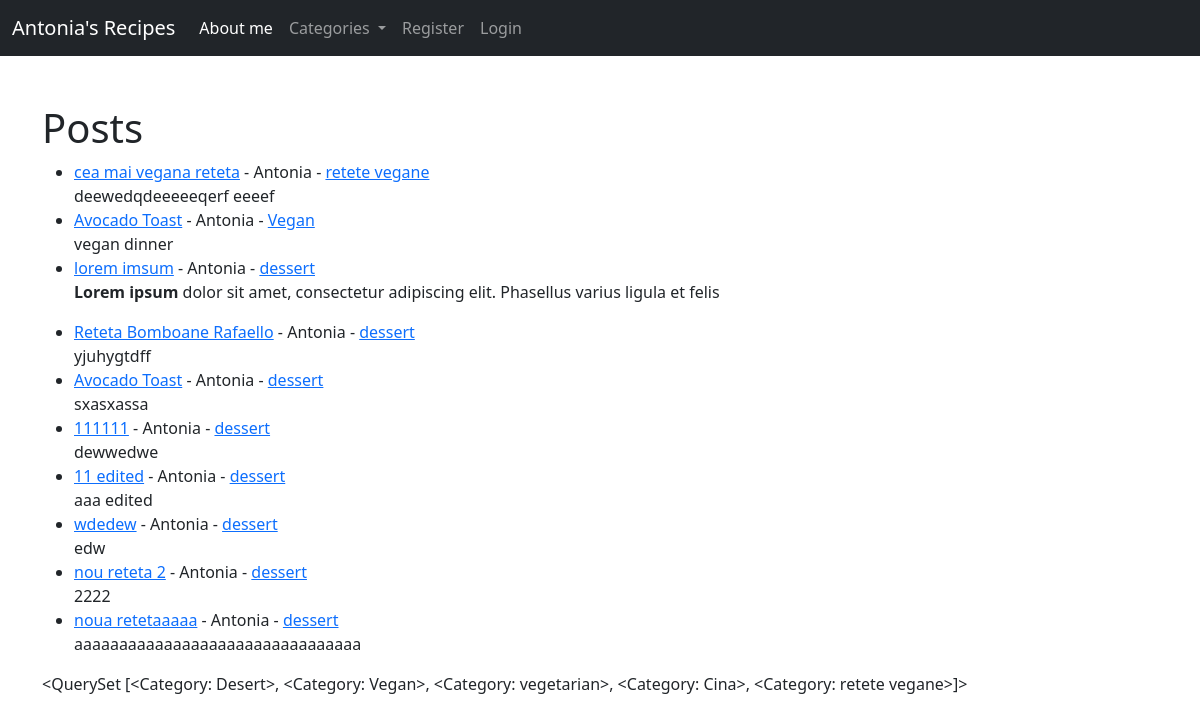
Before: / with the older database file.
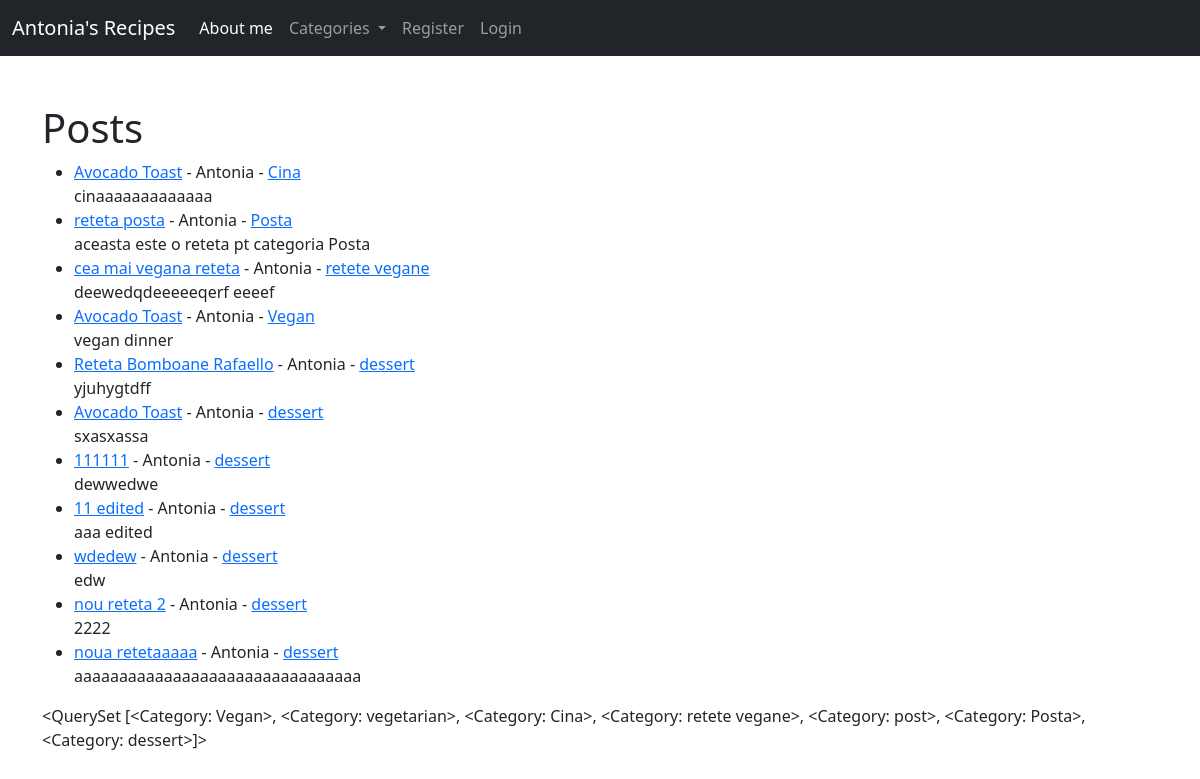
After: the same page with the newer database file.
### core/models.py (models this page shows, shortened)
class Post(models.Model):
    title = models.CharField(max_length=255)
    title_tag = models.CharField(max_length=255, default="Title_tag")
    author = models.ForeignKey(User, on_delete=models.CASCADE)
    body = models.TextField()
    post_date = models.DateField(auto_now_add=True)
    category = models.CharField(max_length=255, default="Desert")

class Category(models.Model):
    name = models.CharField(max_length=255)
    def __str__(self):
        return self.name

### core/views.py (the view)
# urls.py: path('', HomeView.as_view(), name="home"),
class HomeView(ListView):
    model = Post
    template_name = 'home.html'
    ordering = ['-id']
    def get_context_data(self, *args, **kwargs):
        cat_menu = Category.objects.all()
        context = super(HomeView,self).get_context_data(*args, **kwargs)
        context["cat_menu"] = cat_menu
        return context

### core/templates/home.html (shortened to what this page needs)
{% extends 'base.html' %}
{% block content%}
<h1>Posts</h1>
<ul>
{% for post in object_list %}
    <li><a href="{% url 'post_detail' post.pk %}"> {{ post.title }}</a>
        - {{ post.author.first_name }}
        - <a href="{% url 'category' post.category %}">{{ post.category }}</a>
        <br>
        {{ post.body|slice:":100"|safe }}</li>
{% endfor %}
</ul>
{% endblock %}

### core/templates/base.html (shortened to what this page needs)
<!doctype html>
<html lang="en">
  <head>
    <link href="https://cdn.jsdelivr.net/npm/bootstrap@5.2.3/dist/css/bootstrap.min.css" rel="stylesheet">
  </head>
  <body>
    <nav class="navbar navbar-expand-lg navbar-dark bg-dark">
      <div class="container-fluid">
        <a class="navbar-brand" href="{% url 'home' %}">Antonia's Recipes</a>
        <div class="collapse navbar-collapse" id="navbarSupportedContent">
          <ul class="navbar-nav me-auto mb-2 mb-lg-0">
            <li class="nav-item">
              <a class="nav-link active" aria-current="page" href="{% url 'home' %}">About me</a>
            </li>
            {% if cat_menu %}
            <li class="nav-item dropdown">
              <a class="nav-link dropdown-toggle" href="#" role="button" data-bs-toggle="dropdown" aria-expanded="false">
                Categories
              </a>
            </li>
            {% else %}
            <li class="nav-item">
                <a class="nav-link" href="{% url 'category-list' %}">Categories</a>
              </li>
            {% endif %}
            {% if user.is_authenticated %}
              <li class="nav-item">
                <a class="nav-link" href="{% url 'add_post' %}">Add Post</a>
              </li>
              <li class="nav-item">
                <a class="nav-link" href="{% url 'add_category' %}">Add a new Category</a>
              </li>
              <li class="nav-item">
                <a class="nav-link" href="{% url 'logout' %}">Logout</a>
              </li>
            {% else %}
              <li class="nav-item">
                <a class="nav-link" href="{% url 'register' %}">Register</a>
              </li>
              <li class="nav-item">
                <a class="nav-link" href="{% url 'login' %}">Login</a>
              </li>
            {% endif %}
          </ul>
        </div>
      </div>
    </nav>
    <br>
    <br>
    <div class = "container">
    {% block content%}
    {% endblock %}
      {{cat_menu}}
    </div>
  </body>
</html>

Changed rows visible on the page:
removed Post: title "lorem imsum", author.first_name "Antonia", category "dessert", body "Lorem ipsum dolor sit amet, consectetur adipiscing elit. Phasellus varius ligula et felis"
removed Category: name.name "<QuerySet [<Category: Desert>, <Category: Vegan>, <Category: vegetarian>, <Category: Cina>, <Category: retete vegane>]>"
added Post: title "Avocado Toast", author.first_name "Antonia", category "Cina", body "cinaaaaaaaaaaaaa"
added Post: title "reteta posta", author.first_name "Antonia", category "Posta", body "aceasta este o reteta pt categoria Posta"
now on this page (row unchanged): Category: name.name "<QuerySet [<Category: Vegan>, <Category: vegetarian>, <Category: Cina>, <Category: retete vegane>, <Category: post>, <Category: Posta>, <Category: dessert>]>"
